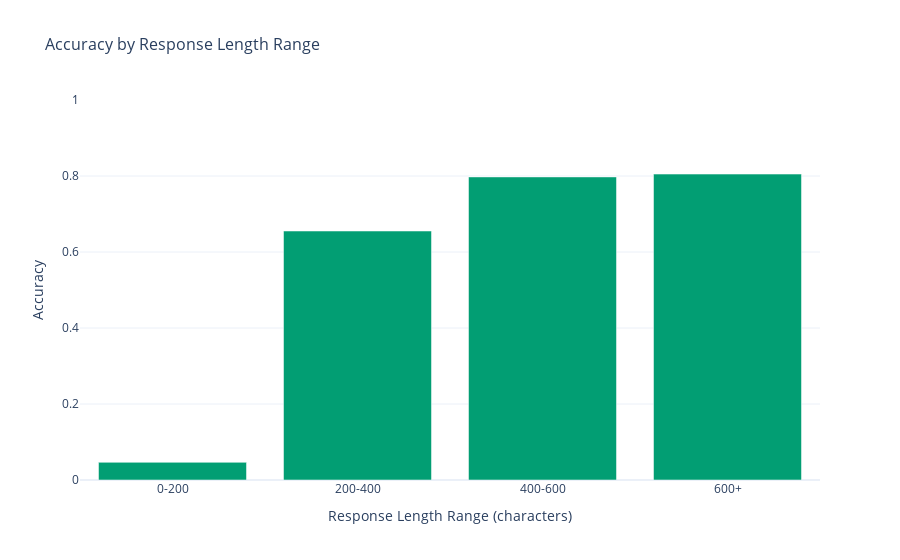

Here is the notebook cell this chart was saved with:
### Code cell
# Create bins: 0-200, 200-400, 400-600, 600+
bins = [0, 200, 400, 600, float("inf")]
labels = ["0-200", "200-400", "400-600", "600+"]

df["length_range"] = pd.cut(
    df["response_length"], bins=bins, labels=labels, right=False
)
df_response_length = (
    df[["is_correct", "length_range"]].groupby("length_range", observed=True).mean()
)
df_response_length = df_response_length.reset_index()

# Compare accuracy by response length
fig = px.bar(
    df_response_length,
    x="length_range",
    y="is_correct",
    title="Accuracy by Response Length Range",
    color_discrete_sequence=[COLORS["evaluation"]["Correct"]],
)

fig.update_layout(
    xaxis_title="Response Length Range (characters)",
    yaxis_title="Accuracy",
    yaxis_range=[0, 1],
    font=dict(size=12),
    title_font_size=16,
)

fig.show()

### Figure 1 — Plotly figure (JSON) as saved in the notebook; plotly's stock layout.template omitted (floating-point values rounded to 4 significant figures)
{"data": [{"hovertemplate": "length_range=%{x}<br>is_correct=%{y}<extra></extra>", "legendgroup": "", "marker": {"color": "#029E73", "pattern": {"shape": ""}}, "name": "", "orientation": "v", "showlegend": false, "textposition": "auto", "type": "bar", "x": ["0-200", "200-400", "400-600", "600+"], "xaxis": "x", "y": [0.04651, 0.6552, 0.7976, 0.805], "yaxis": "y"}], "layout": {"barmode": "relative", "font": {"size": 12}, "legend": {"tracegroupgap": 0}, "title": {"font": {"size": 16}, "text": "Accuracy by Response Length Range"}, "xaxis": {"anchor": "y", "domain": [0, 1], "title": {"text": "Response Length Range (characters)"}}, "yaxis": {"anchor": "x", "domain": [0, 1], "range": [0, 1], "title": {"text": "Accuracy"}}}}
